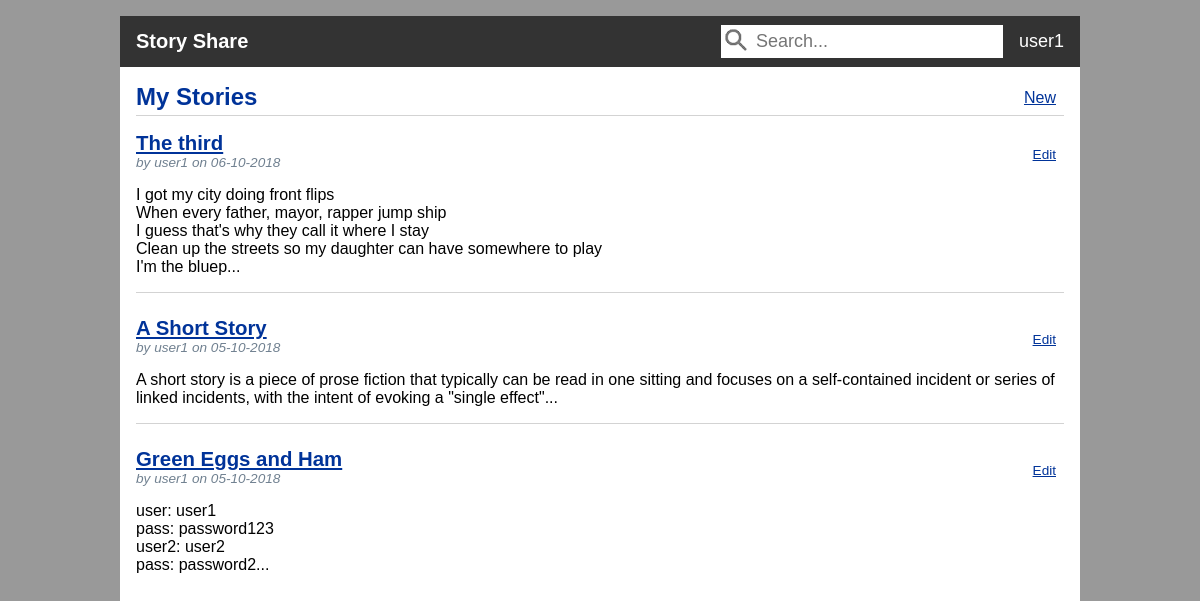
Page /user/user1/stories (signed in) on the earlier database version.
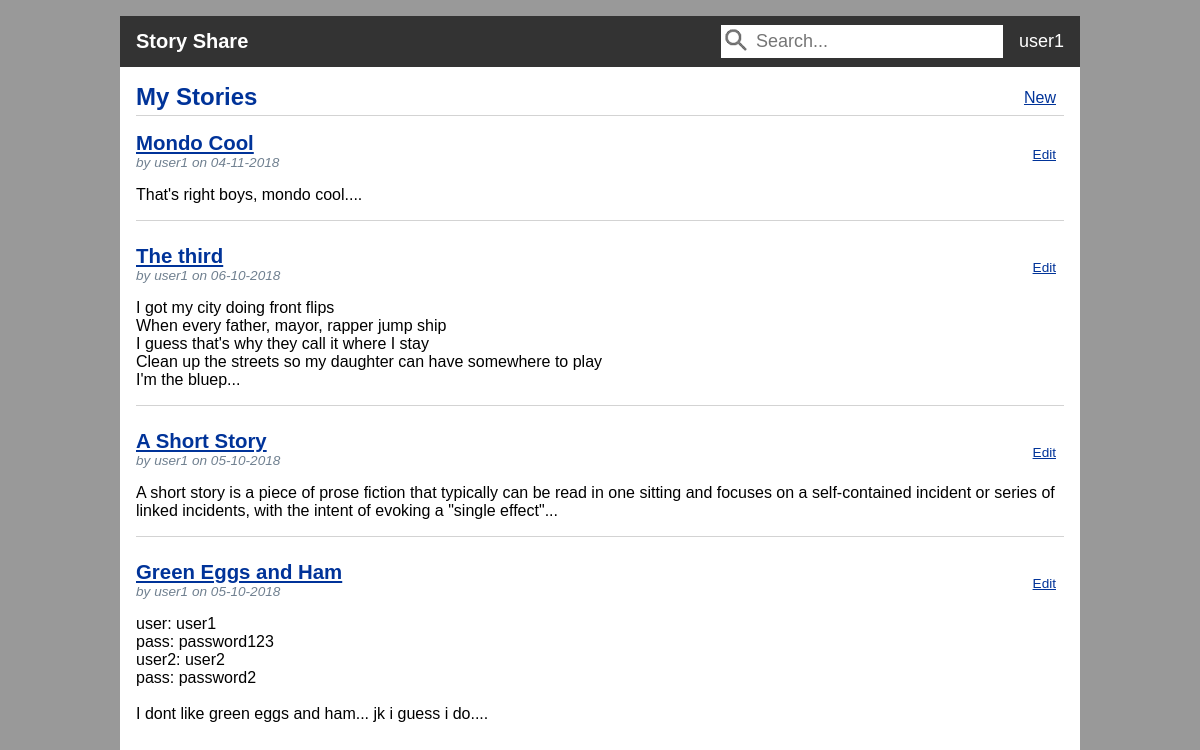
Same page on the later database version.
### tables this page shows
CREATE TABLE user (
	id INTEGER PRIMARY KEY AUTOINCREMENT,
	username TEXT UNIQUE NOT NULL,
	password TEXT NOT NULL
);

CREATE TABLE post (
	id INTEGER PRIMARY KEY AUTOINCREMENT,
	author_id INTEGER NOT NULL,
	created TIMESTAMP NOT NULL DEFAULT CURRENT_TIMESTAMP,
	title TEXT NOT NULL,
	body TEXT NOT NULL,
	FOREIGN KEY (author_id) REFERENCES user (id)
);

### storyshare/user.py (the view)
@bp.route('/<username>/stories', methods=('GET', 'POST'))
def stories(username):
	db = get_db()
	posts = db.execute(
		'SELECT p.id, title, body, created, author_id, username'
		' FROM post p JOIN user u ON p.author_id = u.id WHERE author_id = ?'
		' ORDER BY created DESC', (g.user['id'],)
	).fetchall()
	if request.method == 'POST':
		print('POST user.stories')
	return render_template('user/stories.html', posts=posts)

### storyshare/auth.py (called while the page is built)
@bp.before_app_request
def load_logged_in_user():
	user_id = session.get('user_id')
	if user_id is None:
		g.user = None
	else:
		g.user = get_db().execute(
			'SELECT * FROM user WHERE id = ?', (user_id,)
		).fetchone()

### storyshare/db.py (called while the page is built)
def get_db():
	if 'db' not in g:
		g.db = sqlite3.connect(
			current_app.config['DATABASE'],
			detect_types=sqlite3.PARSE_DECLTYPES
		)
		g.db.row_factory = sqlite3.Row
	return g.db

### storyshare/templates/user/stories.html
{% extends 'base.html' %}
{% block header %}
    <h1>{% block title %}My Stories{% endblock %}</h1>
    {% if g.user %}
        <a class="action" href="{{ url_for('feed.create') }}">New</a>
    {% endif %}
{% endblock %}
{% block content %}
    {% for post in posts %}
        <article class="post">
            <header>
                <div>
                    <h1><a href="{{ url_for('feed.post', id=post['id'], title=post['title']) }}">{{ post['title'] }}</a></h1>
                    <div class="about">by {{ post['username'] }} on {{ post['created'].strftime('%d-%m-%Y')}}</div>
                </div>
                {% if g.user['id'] == post['author_id'] %}
                    <a class="action" href="{{ url_for('feed.update', id=post['id']) }}">Edit</a>
                {% endif %}
            </header>
            <p class="body">{{ (post['body'])[:200] }}...</p>
        </article>
        {% if not loop.last %}
            <hr>
        {% endif %}
    {% endfor %}
{% endblock %}

### storyshare/templates/base.html (shortened to what this page needs)
<!doctype html >
<link rel="stylesheet" href="{{ url_for('static', filename='style.css') }}">
<nav>
	<h1><a href="{{ url_for('feed.index') }}">Story Share</a></h1>
	<input type="text" placeholder="Search..." id="search-input" onekeyup="search()">
	{% if g.user %}
		<div class="dropdown">
			<button class="dropbutton" onclick="openUserMenu()">{{ g.user['username'] }}</button>
		</div>
	{% else %}
		<a href="{{ url_for('auth.login') }}">Log In</a>
		<a href="{{ url_for('auth.register') }}">Register</a>
	{% endif %}
</nav>
<section class="content">
	<header>
		{% block header %}{% endblock %}
	</header>
	{% block content %}{% endblock %}
</section>

### storyshare/static/style.css (style rules this page uses)
h1 { font-family: Arial; color: #003399; margin: 1rem 0; }
a { color: #003399; }
hr { border: none; border-top: 1px solid lightgray; }
nav { overflow: hidden; background: #333; font-family: Arial, Helvetica, sans-serif; display: flex; align-items: center; }
nav h1 { float: left; flex-grow: 1; margin: 0 }
nav a { float: left; font-size: 20px; color: white; text-decoration: none; padding: 14px 16px; }
nav ul li a, nav ul li span, header .action { display: block; padding: 0.5rem; }
.dropdown { float: left; overflow: hidden; }
.dropdown .dropbutton { cursor: pointer; font-size: 18px; border: none; outline: none; color: white; padding: 14px 16px; background-color: inherit; font-family: inherit; margin: 0; }
#search-input { border-box: box-sizing; background-image: url('search_icon.png'); background-repeat: no-repeat; font-size: 18px; padding: 6px 15px 6px 35px; border: none; border-bottom: 0px solid #ddd; }
.content { padding: 0 1rem 1rem; }
.content > header { border-bottom: 1px solid lightgray; display: flex; align-items: flex-end; }
.content > header h1 { flex: auto; margin: 1rem 0 0.25rem 0; }
.post > header { display: flex; align-items: flex-end; font-size: 0.85em; }
.post > header > div:first-of-type { flex: auto; }
.post > header h1 { font-size: 1.5em; margin-bottom: 0; }
.post .about { color: slategray; font-style: italic; }
.post .body { white-space: pre-line; }
.content:last-child { margin-bottom: 0; }

Differences in the rows shown:
added post: title "Mondo Cool", username "user1", created "04-11-2018", body "That's right boys, mondo cool."
changed post "Green Eggs and Ham": body "user: user1 pass: password123 user2: user2 pass: password2" → "user: user1 pass: password123 user2: user2 pass: password2 I dont like green eggs and ham... jk i guess i do."
